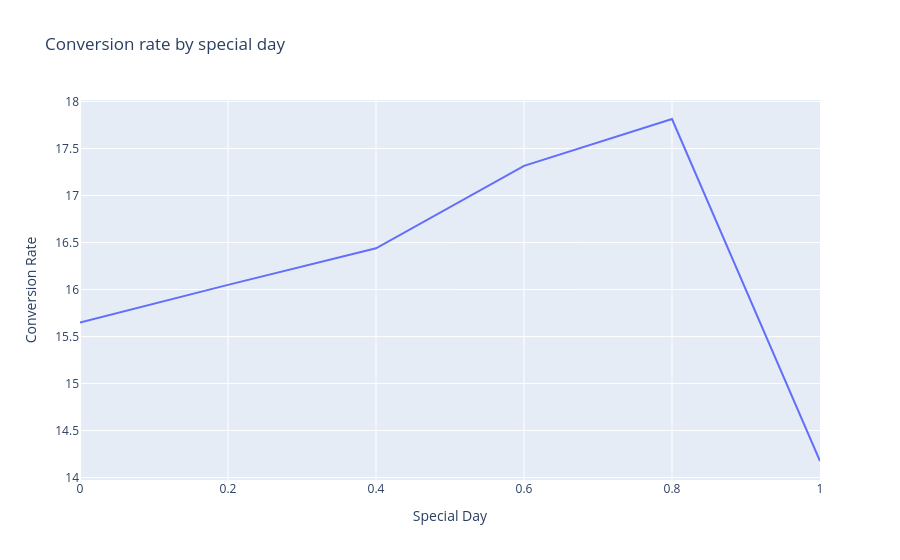

Notebook code cell kept with this figure:
### Code cell
#conversion rate by special day
special_day_conversion = df.groupby("SpecialDay")["Converted"].mean() * 100

figure = px.line(x = special_day_conversion.index, y = special_day_conversion.values, labels = {"x": "Special Day", "y": "Conversion Rate"}, title = "Conversion rate by special day")
figure.show()

### Figure 1 — Plotly figure (JSON) as saved in the notebook; plotly's stock layout.template omitted (floating-point values rounded to 4 significant figures)
{"data": [{"hovertemplate": "Special Day=%{x}<br>Conversion Rate=%{y}<extra></extra>", "legendgroup": "", "line": {"color": "#636efa", "dash": "solid"}, "marker": {"symbol": "circle"}, "mode": "lines", "name": "", "orientation": "v", "showlegend": false, "type": "scatter", "x": [0, 0.2, 0.4, 0.6, 0.8, 1], "xaxis": "x", "y": [15.65, 16.05, 16.44, 17.32, 17.81, 14.18], "yaxis": "y"}], "layout": {"legend": {"tracegroupgap": 0}, "title": {"text": "Conversion rate by special day"}, "xaxis": {"anchor": "y", "domain": [0, 1], "title": {"text": "Special Day"}}, "yaxis": {"anchor": "x", "domain": [0, 1], "title": {"text": "Conversion Rate"}}}}
